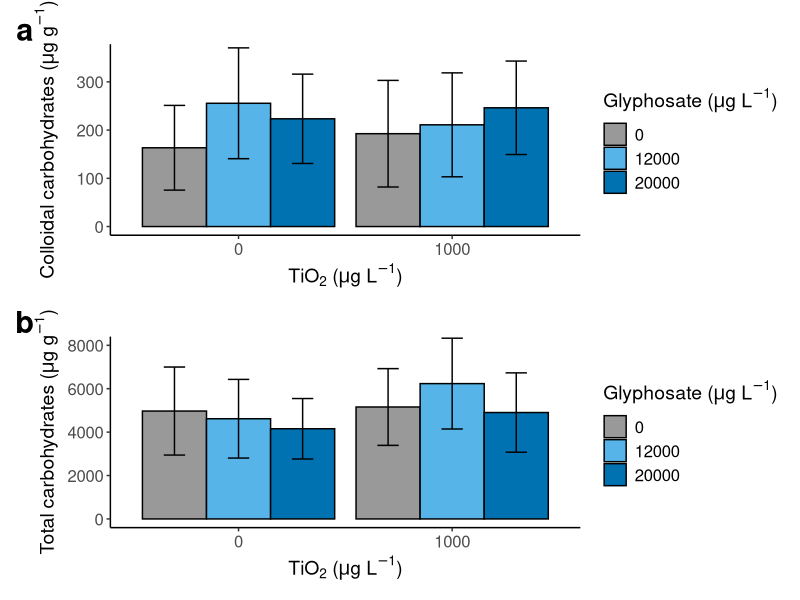

Source code (R):
##############################################################################
# Combined Figure: Colloidal and Total Carbohydrates by Treatment
##############################################################################

# 1) Load packages
library(dplyr)
library(plyr)
library(ggplot2)
library(here)
library(patchwork)

# 2) Read data
contact_core <- read.delim(here("contact_core_data.txt"))

# 3) Define summarySE
summarySE <- function(data = NULL, measurevar, groupvars = NULL,
                      na.rm = FALSE, conf.interval = 0.95, .drop = TRUE) {
  length2 <- function(x, na.rm = FALSE) {
    if (na.rm) sum(!is.na(x)) else length(x)
  }
  datac <- ddply(
    data, groupvars, .drop = .drop,
    .fun = function(xx, col) {
      c(N    = length2(xx[[col]], na.rm = na.rm),
        mean = mean(xx[[col]], na.rm = na.rm),
        sd   = sd(xx[[col]], na.rm = na.rm))
    },
    measurevar
  )
  datac <- plyr::rename(datac, c("mean" = measurevar))
  datac$se <- datac$sd / sqrt(datac$N)
  ciMult <- qt(conf.interval / 2 + 0.5, datac$N - 1)
  datac$ci <- datac$se * ciMult
  return(datac)
}

# 4) Convert columns to factors
contact_core$Stressor.status <- as.factor(contact_core$Stressor.status)
contact_core$Glyphosate      <- as.factor(contact_core$Glyphosate)
contact_core$TiO2            <- as.factor(contact_core$TiO2)

# 5) Subset to post-stressor data only
contact_post <- subset(contact_core, Stressor.status == "Post")

# 6a) Colloidal carbohydrate summary
sum_coll_post <- summarySE(contact_post, "Colloidal.carbs", c("Glyphosate", "TiO2"))
sum_coll_post$Gly_values <- factor(recode(as.numeric(sum_coll_post$Glyphosate), `1`=0, `2`=12000, `3`=20000))
sum_coll_post$TiO2_values <- factor(recode(as.numeric(sum_coll_post$TiO2), `1`=0, `2`=1000))

# 6b) Total carbohydrate summary
sum_tot_post <- summarySE(contact_post, "Total.carbs", c("Glyphosate", "TiO2"))
sum_tot_post$Gly_values <- factor(recode(as.numeric(sum_tot_post$Glyphosate), `1`=0, `2`=12000, `3`=20000))
sum_tot_post$TiO2_values <- factor(recode(as.numeric(sum_tot_post$TiO2), `1`=0, `2`=1000))

# 7) Plot colloidal carbs
fig_coll <- ggplot(sum_coll_post, aes(x = TiO2_values, y = Colloidal.carbs, fill = Gly_values)) +
  geom_bar(
    position = position_dodge(width = 0.9),
    stat     = "summary",
    fun      = "mean",
    colour   = "black"
  ) +
  geom_errorbar(aes(ymin = Colloidal.carbs - sd, ymax = Colloidal.carbs + sd),
                width = 0.3,
                position = position_dodge(width = 0.9)) +
  coord_cartesian(ylim = c(0, 360)) +
  scale_fill_manual(
    values = c("0"="#999999", "12000"="#56B4E9", "20000"="#0072B2"),
    name   = expression(paste("Glyphosate (", mu, "g L"^-1, ")"))
  ) +
  labs(
    x = expression(paste("TiO"[2], " (", mu, "g L"^-1, ")")),
    y = expression(paste("Colloidal carbohydrates (", mu, "g g"^-1, ")"))
  ) +
  theme_classic() +
  theme(
    axis.text   = element_text(size = 12),
    axis.title  = element_text(size = 14),
    legend.text = element_text(size = 12),
    legend.title= element_text(size = 14)
  )

# 8) Plot total carbs
fig_tot <- ggplot(sum_tot_post, aes(x = TiO2_values, y = Total.carbs, fill = Gly_values)) +
  geom_bar(
    position = position_dodge(width = 0.9),
    stat     = "summary",
    fun      = "mean",
    colour   = "black"
  ) +
  geom_errorbar(aes(ymin = Total.carbs - sd, ymax = Total.carbs + sd),
                width = 0.3,
                position = position_dodge(width = 0.9)) +
  coord_cartesian(ylim = c(0, 8000)) +
  scale_fill_manual(
    values = c("0"="#999999", "12000"="#56B4E9", "20000"="#0072B2"),
    name   = expression(paste("Glyphosate (", mu, "g L"^-1, ")"))
  ) +
  labs(
    x = expression(paste("TiO"[2], " (", mu, "g L"^-1, ")")),
    y = expression(paste("Total carbohydrates (", mu, "g g"^-1, ")"))
  ) +
  theme_classic() +
  theme(
    axis.text   = element_text(size = 12),
    axis.title  = element_text(size = 14),
    legend.text = element_text(size = 12),
    legend.title= element_text(size = 14)
  )

# 9) Combine and export
Figure5 <- (fig_coll / fig_tot) +
  plot_annotation(tag_levels = "a") &
  theme(
    plot.tag = element_text(size = 22, face = "bold")
  )

# Save
ggsave("Figure5.png", Figure5, width = 8, height = 10, dpi = 300)
